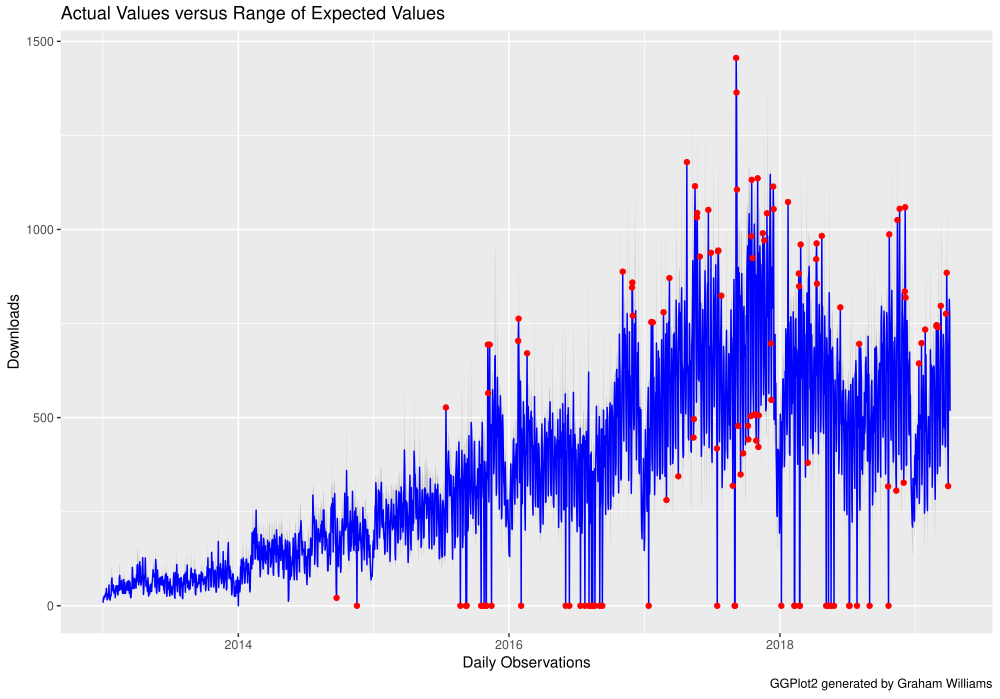

This chart was generated by the following R code:
# For now build a static plot and display, then convert to python!

library(readr)
library(ggplot2)
library(magrittr)
library(scales)

ds <- read_csv("rattle-anom.csv")
anom <- ds[ds$anomaly,]
  
ds %>%
  ggplot(aes(x=timestamp)) +
  geom_ribbon(aes(ymin = from, ymax=to), alpha=0.2) +
  geom_line(aes(y=value), colour="blue") +
  geom_point(data=anom, aes(x=timestamp, y=value), color="red") +
#  scale_y_continuous(#limits=c(20e6, 40e6),
#                     #labels=unit_format(unit="M", scale=1e-6, sep="")) +
  labs(x="Daily Observations", y="Downloads",
       title="Actual Values versus Range of Expected Values",
       caption="GGPlot2 generated by Graham Williams")
ggsave("rattle-anom.pdf", width=10)
#system("evince rattle-anom.pdf")
ggsave("rattle-anom.png", width=12)
system("mogrify -resize 640 rattle-anom.png")
#system("display rattle-anom.png")
